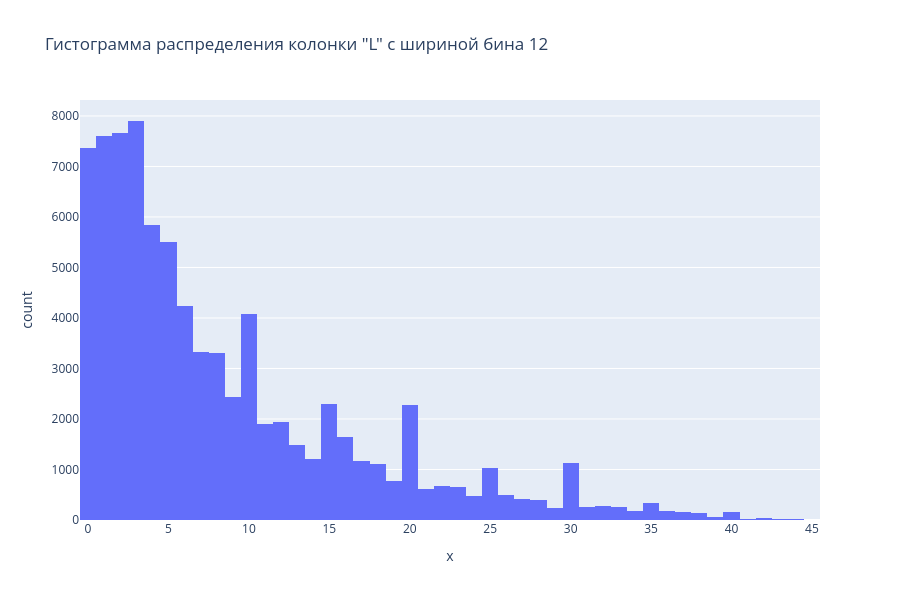

Notebook source saved alongside this figure:
### Markdown cell above
Большенство клиентов с целевым признаком равным 1 - это люди в возрасте до 40 лет (64%)

### Code cell
import plotly.express as px

period = 12
data = df['L'] // period

fig = px.histogram(x=data, title=f'Гистограмма распределения колонки "L" с шириной бина {period}', height=600)
fig.show()

### Figure 1 — Plotly figure (JSON) as saved in the notebook; plotly's stock layout.template omitted (floating-point values rounded to 4 significant figures; data arrays with more than 128 entries replaced by an {"elided": "..."} marker saying what was removed)
{"data": [{"bingroup": "x", "hovertemplate": "x=%{x}<br>count=%{y}<extra></extra>", "legendgroup": "", "marker": {"color": "#636efa", "pattern": {"shape": ""}}, "name": "", "orientation": "v", "showlegend": false, "type": "histogram", "x": {"elided": "91528 float values"}, "xaxis": "x", "yaxis": "y"}], "layout": {"barmode": "relative", "height": 600, "legend": {"tracegroupgap": 0}, "title": {"text": "Гистограмма распределения колонки \"L\" с шириной бина 12"}, "xaxis": {"anchor": "y", "domain": [0, 1], "title": {"text": "x"}}, "yaxis": {"anchor": "x", "domain": [0, 1], "title": {"text": "count"}}}}
